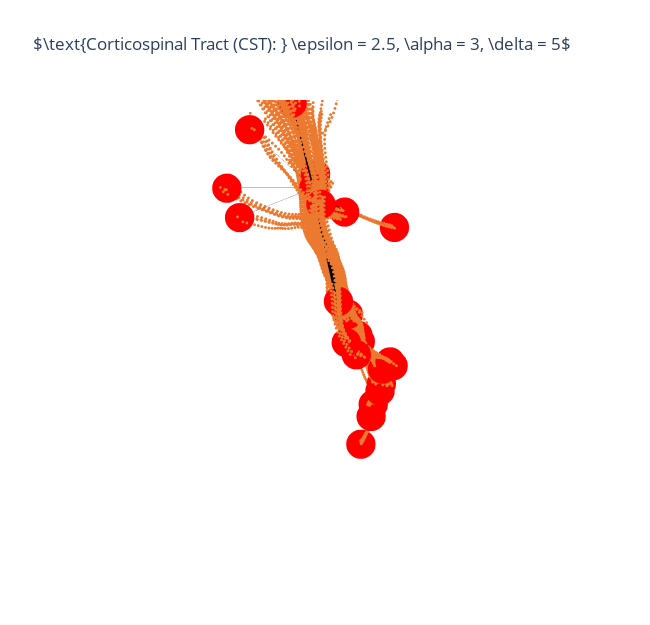

Notebook code cell kept with this figure:
### Code cell
#Include the traces we want to plot and create a figure
data = traces + [trace_nodes, trace_data]
fig = go.Figure(data=data, layout=layout)
fig.show()

### Figure 1 — Plotly figure (JSON) as saved in the notebook; plotly's stock layout.template omitted (floating-point values rounded to 4 significant figures; data arrays with more than 128 entries replaced by an {"elided": "..."} marker saying what was removed)
{"data": [{"line": {"color": "black", "width": 1.667}, "mode": "lines", "type": "scatter3d", "x": [106.2, 105.8, null], "y": [114.3, 110.3, null], "z": [102.7, 98.71, null]}, {"line": {"color": "black", "width": 4.912}, "mode": "lines", "type": "scatter3d", "x": [105.8, 114.4, null], "y": [110.3, 107.7, null], "z": [98.71, 114.3, null]}, {"line": {"color": "black", "width": 1.667}, "mode": "lines", "type": "scatter3d", "x": [105.8, 103.1, null], "y": [110.3, 108.3, null], "z": [98.71, 90.2, null]}, {"line": {"color": "black", "width": 0.7018}, "mode": "lines", "type": "scatter3d", "x": [105.8, 107.8, null], "y": [110.3, 114.3, null], "z": [98.71, 105.1, null]}, {"line": {"color": "black", "width": 3.333}, "mode": "lines", "type": "scatter3d", "x": [114.4, 113.3, null], "y": [107.7, 107.7, null], "z": [114.3, 111.6, null]}, {"line": {"color": "black", "width": 6.404}, "mode": "lines", "type": "scatter3d", "x": [114.4, 116.9, null], "y": [107.7, 106.2, null], "z": [114.3, 121.7, null]}, {"line": {"color": "black", "width": 7.193}, "mode": "lines", "type": "scatter3d", "x": [116.9, 125.9, null], "y": [106.2, 111.0, null], "z": [121.7, 132.1, null]}, {"line": {"color": "black", "width": 8.772}, "mode": "lines", "type": "scatter3d", "x": [125.9, 119.5, null], "y": [111.0, 96.41, null], "z": [132.1, 154.2, null]}, {"line": {"color": "black", "width": 1.404}, "mode": "lines", "type": "scatter3d", "x": [125.9, 129.1, null], "y": [111.0, 116.8, null], "z": [132.1, 124.7, null]}, {"line": {"color": "black", "width": 1.228}, "mode": "lines", "type": "scatter3d", "x": [119.5, 113.5, null], "y": [96.41, 100.9, null], "z": [154.2, 147.7, null]}, {"line": {"color": "black", "width": 0.4386}, "mode": "lines", "type": "scatter3d", "x": [119.5, 143.2, null], "y": [96.41, 95.62, null], "z": [154.2, 160.5, null]}, {"line": {"color": "black", "width": 0.2632}, "mode": "lines", "type": "scatter3d", "x": [119.5, 136.6, null], "y": [96.41, 96.06, null], "z": [154.2, 170.9, null]}, {"line": {"color": "black", "width": 0.2632}, "mode": "lines", "type": "scatter3d", "x": [119.5, 120.8, null], "y": [96.41, 100.2, null], "z": [154.2, 151.7, null]}, {"line": {"color": "black", "width": 0.3509}, "mode": "lines", "type": "scatter3d", "x": [119.5, 144.4, null], "y": [96.41, 100.7, null], "z": [154.2, 156.0, null]}, {"line": {"color": "black", "width": 2.018}, "mode": "lines", "type": "scatter3d", "x": [119.5, 117.7, null], "y": [96.41, 95.23, null], "z": [154.2, 156.8, null]}, {"line": {"color": "black", "width": 2.895}, "mode": "lines", "type": "scatter3d", "x": [119.5, 117.9, null], "y": [96.41, 88.0, null], "z": [154.2, 171.6, null]}, {"line": {"color": "black", "width": 1.228}, "mode": "lines", "type": "scatter3d", "x": [101.2, 103.1, null], "y": [104.2, 108.3, null], "z": [77.22, 90.2, null]}, {"line": {"color": "black", "width": 0.9649}, "mode": "lines", "type": "scatter3d", "x": [101.2, 101.1, null], "y": [104.2, 103.6, null], "z": [77.22, 71.22, null]}, {"line": {"color": "black", "width": 1.14}, "mode": "lines", "type": "scatter3d", "x": [103.1, 102.3, null], "y": [108.3, 107.4, null], "z": [90.2, 85.99, null]}, {"line": {"color": "black", "width": 0.4386}, "mode": "lines", "type": "scatter3d", "x": [113.5, 98.39, null], "y": [100.9, 104.9, null], "z": [147.7, 139.9, null]}, {"line": {"color": "black", "width": 1.404}, "mode": "lines", "type": "scatter3d", "x": [128.0, 129.1, null], "y": [119.1, 116.8, null], "z": [121.7, 124.7, null]}, {"line": {"color": "black", "width": 0.5263}, "mode": "lines", "type": "scatter3d", "x": [101.1, 100.9, null], "y": [103.6, 99.69, null], "z": [71.22, 54.34, null]}, {"line": {"color": "black", "width": 2.018}, "mode": "lines", "type": "scatter3d", "x": [117.9, 120.0, null], "y": [88.0, 86.6, null], "z": [171.6, 178.9, null]}, {"hoverinfo": "text", "marker": {"color": "red", "line": {"color": "red", "width": 0.5}, "size": 10, "symbol": "circle"}, "mode": "markers", "type": "scatter3d", "x": [106.2, 105.8, 114.4, 113.3, 116.9, 125.9, 119.5, 101.2, 103.1, 102.3, 113.5, 143.2, 128.0, 129.1, 101.1, 100.9, 98.39, 136.6, 120.8, 107.8, 144.4, 117.7, 117.9, 120.0], "y": [114.3, 110.3, 107.7, 107.7, 106.2, 111.0, 96.41, 104.2, 108.3, 107.4, 100.9, 95.62, 119.1, 116.8, 103.6, 99.69, 104.9, 96.06, 100.2, 114.3, 100.7, 95.23, 88.0, 86.6], "z": [102.7, 98.71, 114.3, 111.6, 121.7, 132.1, 154.2, 77.22, 90.2, 85.99, 147.7, 160.5, 121.7, 124.7, 71.22, 54.34, 139.9, 170.9, 151.7, 105.1, 156.0, 156.8, 171.6, 178.9]}, {"marker": {"color": "#eb7a30", "size": 1, "symbol": "circle"}, "mode": "markers", "type": "scatter3d", "x": {"elided": "8677 float values"}, "y": {"elided": "8677 float values"}, "z": {"elided": "8677 float values"}}], "layout": {"height": 625, "hovermode": "closest", "margin": {"t": 100}, "scene": {"xaxis": {"showbackground": false, "showgrid": false, "showline": false, "showticklabels": false, "title": {"text": ""}, "zeroline": false}, "yaxis": {"showbackground": false, "showgrid": false, "showline": false, "showticklabels": false, "title": {"text": ""}, "zeroline": false}, "zaxis": {"showbackground": false, "showgrid": false, "showline": false, "showticklabels": false, "title": {"text": ""}, "zeroline": false}}, "showlegend": false, "title": {"text": "$\\text{Corticospinal Tract (CST): } \\epsilon = 2.5, \\alpha = 3, \\delta = 5$"}, "width": 650}}
